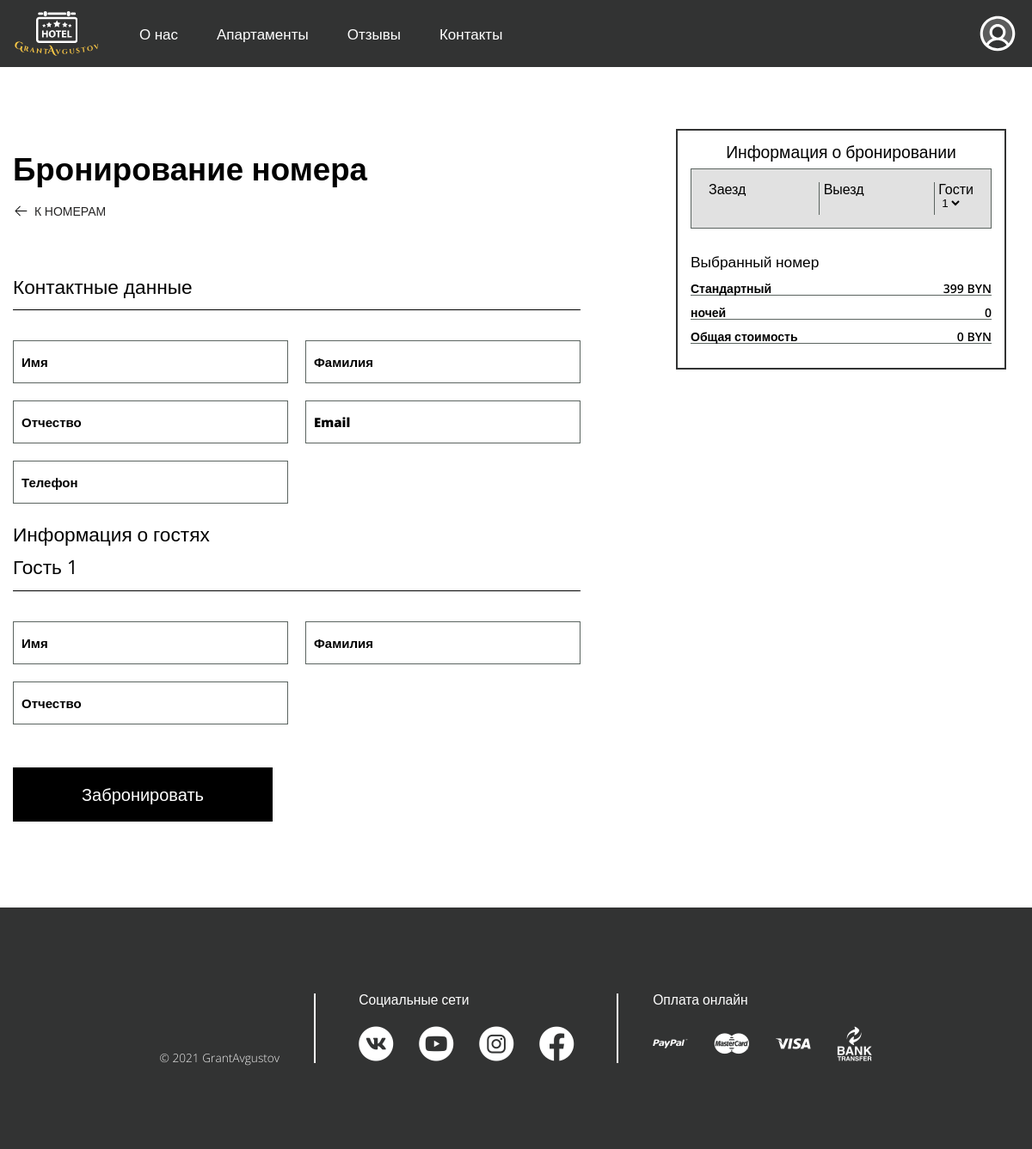
The page /views/booking-form.php?post=76 on the database its author committed.
### tables this page shows
CREATE TABLE `apartments` (
  `id` int NOT NULL,
  `title` varchar(255) NOT NULL,
  `description` varchar(255) NOT NULL,
  `cost` int NOT NULL,
  `guests` tinyint NOT NULL,
  `equipment` varchar(255) NOT NULL,
  `bed` tinyint NOT NULL,
  `square` int NOT NULL
);

### app/database/functiondb.php (called while the page is built, shortened)
<?php
require('connectdb.php');
function dbChekError($query){
    $errInfo = $query -> errorInfo();
    return true;
}
function selectOne($table, $params=[]){
    global $pdo;
    $sql = "SELECT * FROM $table";
    if (!empty($params)){
        $i = 0;
        foreach ($params as $key => $value){
            if ($i === 0){
                $sql = $sql . " WHERE $key = $value";
            } else {
                $sql = $sql . " AND $key = $value";
            }
            $i++;
        }
    }
    $query = $pdo -> prepare($sql);
    $query -> execute();
    return $query -> fetch();
}

### views/booking-form.php (the view, shortened to what this page needs)
<?php include("path.php");
$post = selectOne('apartments', ['id' => $_GET['post']]);
$dateDiff = date_diff(new DateTime($_SESSION['dt1']), new DateTime($_SESSION['dt2']))->days;
  ?>
<!DOCTYPE html>
<html lang="en">
<head>
    <link rel="stylesheet" href="css/reset.css">
    <link rel="stylesheet" href="css/general.css">
    <link rel="stylesheet" href="css/header.css">
    <link rel="stylesheet" href="css/footer.css">
    <link rel="stylesheet" href="css/iconfonts.css">
    <link rel="stylesheet" href="css/date-form.css">
    <link rel="stylesheet" href="css/booking-form.css">
</head>
<body>
    <div class="wrapper">
        <?php include("include/header.php"); ?>
    <main class="page">
        <section class="info_booking_room">
            <div class="info_booking_body">
                <div class="date-body">
                    <div class="info_booking_title">Информация о бронировании</div>
                    <form class="date-form">
                      <div class="form-date-body">
                          <div class="check-in date-block">
                              <p class="title-date">Заезд</p>
                              <input type="text" class="date-input" readonly id="bookdatepicker1" value="<?= $_SESSION['dt1'] ?>">
                          </div>
                          <div class="check-out date-block">
                              <p class="title-date" for="">Выезд</p>
                              <input type="text" class="date-input" readonly id="bookdatepicker2" value="<?= $_SESSION['dt2'] ?>">
                          </div>
                          <div class="guests date-block">
                              <p class="title-date">Гости</p>
                              <select name="select_guests">
                                  <option value=""><?= $post['guests']; ?></option>
                              </select>
                          </div>
                      </div>
                      </form>
                  </div>
                <div class="select_room_row">
                <div class="select_room_title">Выбранный номер</div>
                <div class="select_room_block">
                <div class="select_room_info">
                  <div class="select_room"><?= $post['title']; ?></div>
                  <div class="select_room_price"><?= $post['cost']; ?> BYN</div>
                </div>
                  <div class="select_room_info">
                    <div class="select_room">ночей</div>
                    <div class="select_room_price"><?= $dateDiff; ?></div>
                  </div>
                  <div class="select_room_info">
                    <div class="select_room">Общая стоимость</div>
                    <div class="select_room_price"><?= $totalprice = $dateDiff * $post['cost'] ?> BYN</div>
                  </div>
            </div>
            </div>
        </div>
    </section>
    <section class="booking_form_block">
        <div class="booking_form_container _container">
            <div class="booking_form_row">
                <div class="head_booking_form">
                    <h1>Бронирование номера</h1>
                    <div class="back_to_rooms"><a href="rooms.php"><span>к номерам</span></a></div>
                </div>
                <div class="booking_form">
                    <div class="booking_form_body">
                    <form action="../app/voucher/voucher.php" method="post">
                        <div class="booking_form_title">Контактные данные</div>
               <div class="data_block">
               <?php if (isset($_SESSION['id'])): ?>
                <div class="data_block_body">
                        <div class="booking_item">
                        <div class="booking_input-group">
                            <input type="text" id="name" name="name" value="<?php echo $_SESSION['name']; ?>" placeholder=" " required>
                            <label class="input-label" for="name">Имя</label>
                            <?= $err['name'] ?>
                        </div>
                    </div>
                    <div class="booking_item">
                        <div class="booking_input-group">
                            <input type="text" id="surname" name="surname" value="<?php echo $_SESSION['surname']; ?>" placeholder=" " required>
                            <label class="input-label"  for="surname">Фамилия</label>
                            <?= $err['surname'] ?>
                        </div>
                    </div>
                    <div class="booking_item">
                        <div class="booking_input-group">
                            <input type="text" id="patronymic" name="patronymic" value="<?php echo $_SESSION['patronymic']; ?>" placeholder=" " required>
                            <label class="input-label"  for="patronymic">Отчество</label>
                            <?= $err['patronymic'] ?>
                        </div>
                    </div>
                    <div class="booking_item ">
                        <div class="booking_input-group">
                            <input type="text" id="email" name="email" value="<?php echo $_SESSION['email']; ?>" placeholder=" " required>
                            <label class="input-label" for="email">Email</label>
                            <?= $err['email'] ?>
                        </div>
                    </div>
                    <div class="booking_item tel-block">
                        <div class="booking_input-group">
                            <input type="tel" id="telephone" name="telephone" placeholder=" " required>
                            <label class="input-label" for="telephone">Телефон</label>
                            <?= $err['telephone'] ?>
                        </div>
                    </div>
                     <input type="hidden" name="id" name="title" value="<?= $post['id']; ?>">
                    <input type="hidden" name="title" value="<?= $post['title']; ?>">
                    <input type="hidden" name="cost" value="<?= $post['cost']; ?>">
                    <input type="hidden" name="guests" value="<?= $post['guests']; ?>">
                    <input type="hidden" name="dt1" value="<?= $_SESSION['dt1']; ?>">
                    <input type="hidden" name="dt2" value="<?= $_SESSION['dt2']; ?>">
                    <input type="hidden" name="totalprice" value="<?= $totalprice; ?>">
                    <input type="hidden" name="datediff" value="<?= $dateDiff; ?>">
                </div>
                <?php else: ?>
                    <div class="data_block_body">
                        <div class="booking_item">
                        <div class="booking_input-group">
                            <input type="text" name="name" id="name" placeholder=" " required>
                            <label class="input-label" for="name">Имя</label>
                        </div>
                    </div>
                    <div class="booking_item">
                        <div class="booking_input-group">
                            <input type="text" name="surname"  id="surname" placeholder=" " required>
                            <label class="input-label"  for="surname">Фамилия</label>
                        </div>
                    </div>
                    <div class="booking_item">
                        <div class="booking_input-group">
                            <input type="text" name="patronymic" id="patronymic" placeholder=" " required>
                            <label class="input-label"  for="patronymic">Отчество</label>
                        </div>
                    </div>
                    <div class="booking_item">
                        <div class="booking_input-group">
                            <input type="text" name="email" id="email" placeholder=" " required>
                            <label class="input-label" for="email">Email</label>
                        </div>
                    </div>
                    <div class="booking_item">
                        <div class="booking_input-group">
                            <input type="tel" name="telephone" id="telephone" placeholder=" " required>
                            <label class="input-label" for="telephone">Телефон</label>
                        </div>
                    </div>
                </div>
                <?php endif; ?>
                </div>
<?php $gst = (int) $post['guests'];?>
<?php if($gst >= 1):?>
    <div class="booking_form_title">Информация о гостях</div>
    <?php for($i = 1; $i <= $gst; $i++):?>
        <div class="booking_form_title">Гость  <?= ++$j?></div>
<div class="data_block">
<div class="data_block_body">
        <div class="booking_item">
        <div class="booking_input-group">
            <input type="text" name="guestname[]" id="guestname" placeholder=" " required>
            <label class="input-label" for="guestname">Имя</label>
        </div>
    </div>
    <div class="booking_item">
        <div class="booking_input-group">
            <input type="text" id="guestsurname"name="guestsurname[]" placeholder=" " required>
            <label class="input-label" for="guestsurname">Фамилия</label>
        </div>
    </div>
    <div class="booking_item">
        <div class="booking_input-group">
            <input type="text" id="guestpatronymic" name="guestpatronymic[]"  placeholder=" " required>
            <label class="input-label"  for="guestpatronymic">Отчество</label>
        </div>
    </div>
</div>
</div>
<?php endfor;?>
<?php endif;?>
</div>
</div>
<button type="submit" name="book-btn" class="book-btn">Забронировать</button>
                </div>
                </div>
            </div>
                <?php include("include/footer.php"); ?>
</body>
</html>

### views/css/general.css (style rules this page uses)
body { font-family: 'Open Sans', sans-serif; }
.wrapper { min-height: 100%; overflow: hidden; display: flex; flex-direction: column; }
.page { flex: 1 1 auto; margin: 78px 0px 0px 0px; }
._container { max-width: 1440px; margin: 0 auto; padding: 0px 15px; box-sizing: border-box; }

### views/css/date-form.css (style rules this page uses)
.date-form { display: flex; }
.form-date-body { display: flex; padding: 15px 20px; column-gap: 5px; max-width: 350px; background-color: #ffffff; border: 2px solid black; }
.date-input { width: 100%; cursor: pointer; padding: 2px 0px; }
.title-date { color: #000; }
.title-date, .date-form-btn { font-weight: 500; font-size: 16px; }

### views/css/booking-form.css (style rules this page uses)
h1 { font-size: calc(20px + 20 * (100vw / 1440)); font-weight: 600; }
.booking_form_block { margin: 100px 0px; }
.head_booking_form { margin: 0px 0px 70px 0px; }
.head_booking_form > *:not(:last-child) { margin: 0px 0px 24px 0px; }
.back_to_rooms a { text-transform: uppercase; color: #262525; }
.back_to_rooms span { padding: 0px 0px 0px 25px; background: url(../icons/icons-arrows/arrow-left.svg) left no-repeat; }
form { display: flex; flex-direction: column ; }
.booking_form_body { max-width: 660px; margin: 15px 0px 0px 0px; }
.data_block { border-top: 1px solid black; margin: 0px 0px 25px 0px; padding-top: 25px; }
.data_block_body { padding: 10px 0px 0px 0px; display: flex; flex-wrap: wrap; margin: -10px; }
.booking_item { padding: 10px; flex: 0 1 50%; position: relative; }
.booking_form_title { margin: 0px 0px 15px 0px; font-size: calc(16px + 8 * (100vw / 1440)) }
.booking_input-group { position: relative; }
.booking_input-group input, textarea { border: 1px solid #5B6460; width: 100%; }
.input-label { background-color: #ffffff; position: absolute; top: 50%; left: 10px; transform: translateY(-50%); pointer-events: none; font-size: 15px; font-weight: 800; transition: all 0.3s; }
.booking_input-group input:focus+label, .booking_input-group input:not(:placeholder-shown)+label { top: 0; font-size: 16px; }
.booking_input-group input { height: 50px; padding: 0px 10px; font-size: 16px; }
.info_booking_room { position: fixed; top: 150px; right: 30px; padding: 15px; border: 2px solid #323333; }
.info_booking_title { font-size: calc(16px + 4 * (100vw / 1440)); text-align: center; }
.form-date-body { border: 1px solid #5B6460; background-color: #E1E1E1; }
.date-body > *:not(:last-child) { margin: 0px 0px 10px 0px; }
.date-input { background-color: #E1E1E1; cursor: default; }
select { background-color: #E1E1E1; }
.select_room_title { font-weight: 300; font-size: calc(14px + 4 * (100vw / 1440)); margin: 30px 0px 15px 0px; }
.select_room, .select_room_price { font-weight: 600; }
.select_room_info { display: flex; justify-content: space-between; }
.list-group-item, .select_room_block > * { border-bottom: 1px solid #5B6460; margin: 0px 0px 13px 0px; }
.book-btn { background: #000000; padding: 18px 80px; color: #fff; font-weight: 400; font-size: 20px; transition: all 0.2s ease-out; margin: 25px 0px 0px 0px; display: flex; align-items: center; justify-content: center; }

### rows shown on the page
apartments: select_guests "1", title "Стандартный", cost "399", $totalprice=$dateDiff*$post['cost'] "0"

### other values the page prints
$dateDiff "0"
